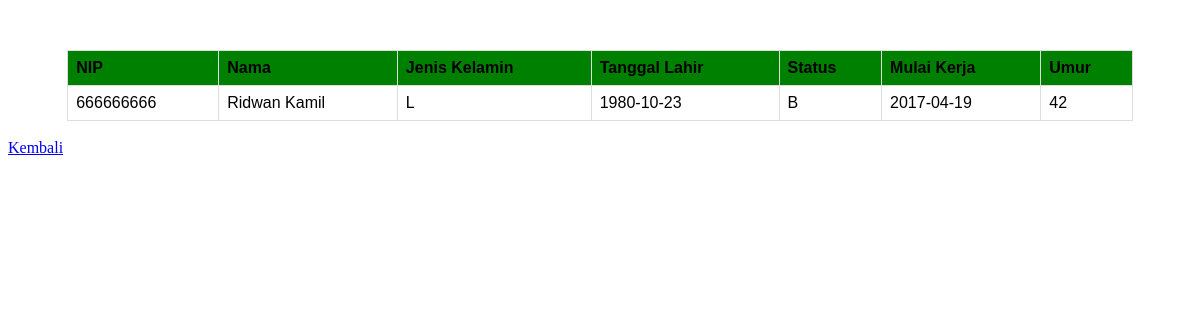
/6/index.php, run on the app's committed database.
### tables this page shows
CREATE TABLE `pegawai` (
  `nip` int(11) NOT NULL,
  `nama` varchar(100) NOT NULL,
  `jns_kel` char(1) NOT NULL,
  `tgl_lahir` date NOT NULL,
  `status` char(1) NOT NULL,
  `mulai_kerja` date NOT NULL
);

### 1/config.php (called while the page is built, shortened)
<?php
class config {
public $db_host = "localhost";
public $db_user = "root";
public $db_pass = "";
public $db_name = "pertemuan2";
function __construct(){
    $conn = mysqli_connect($this->db_host, $this->db_user, $this->db_pass, $this->db_name);
    $this->conn = $conn;
}
}
?>

### 1/pegawai.php (called while the page is built)
<?php
class Pegawai {
    function query($conn, $query){
        $data = mysqli_query($conn, $query);
        return $data;
    }
}
?>

### 6/index.php (the view, shortened to what this page needs)
<?php
include("../1/config.php");
include("../1/pegawai.php");
$pegawai = new pegawai;
$connection = new config;
$allPegawai = $pegawai->query($connection->conn,"SELECT *, (YEAR(CURDATE())-YEAR(tgl_lahir)) AS umur FROM pegawai WHERE (YEAR(CURDATE())-YEAR(tgl_lahir)) BETWEEN 31 AND 45");
?>
<!DOCTYPE html>
<html lang="en">
<head>
</head>
<body>
    <div class="container">
    <table>
        <thead>
            <tr>
                <th>NIP</th>
                <th>Nama</th>
                <th>Jenis Kelamin</th>
                <th>Tanggal Lahir</th>
                <th>Status</th>
                <th>Mulai Kerja</th>
                <th>Umur</th>
            </tr>
        </thead>
        <tbody>
            <?php
                foreach($allPegawai as $pegawai){
                    echo "<tr>";
                    echo "<td>".$pegawai['nip']."</td>";
                    echo "<td>".$pegawai['nama']."</td>";
                    echo "<td>".$pegawai['jns_kel']."</td>";
                    echo "<td>".$pegawai['tgl_lahir']."</td>";
                    echo "<td>".$pegawai['status']."</td>";
                    echo "<td>".$pegawai['mulai_kerja']."</td>";
                    echo "<td>".$pegawai['umur']."</td>";
                }
            ?>
        </tbody>
    </table>
    </div>
    <br>
    <a href="../index.php">Kembali</a>
</body>
</html>

### 6/index.php (style rules this page uses)
.container { width: 90%; margin-left: auto; margin-right: auto; margin-top: 50px; }
table { font-family: arial, sans-serif; border-collapse: collapse; width: 100%; }
thead { background-color: green; }
td, th { border: 1px solid #dddddd; text-align: left; padding: 8px; }

### data on the page
pegawai: nip "666666666", nama "Ridwan Kamil", jns_kel "L", tgl_lahir "1980-10-23", status "B", mulai_kerja "2017-04-19", umur "42"
